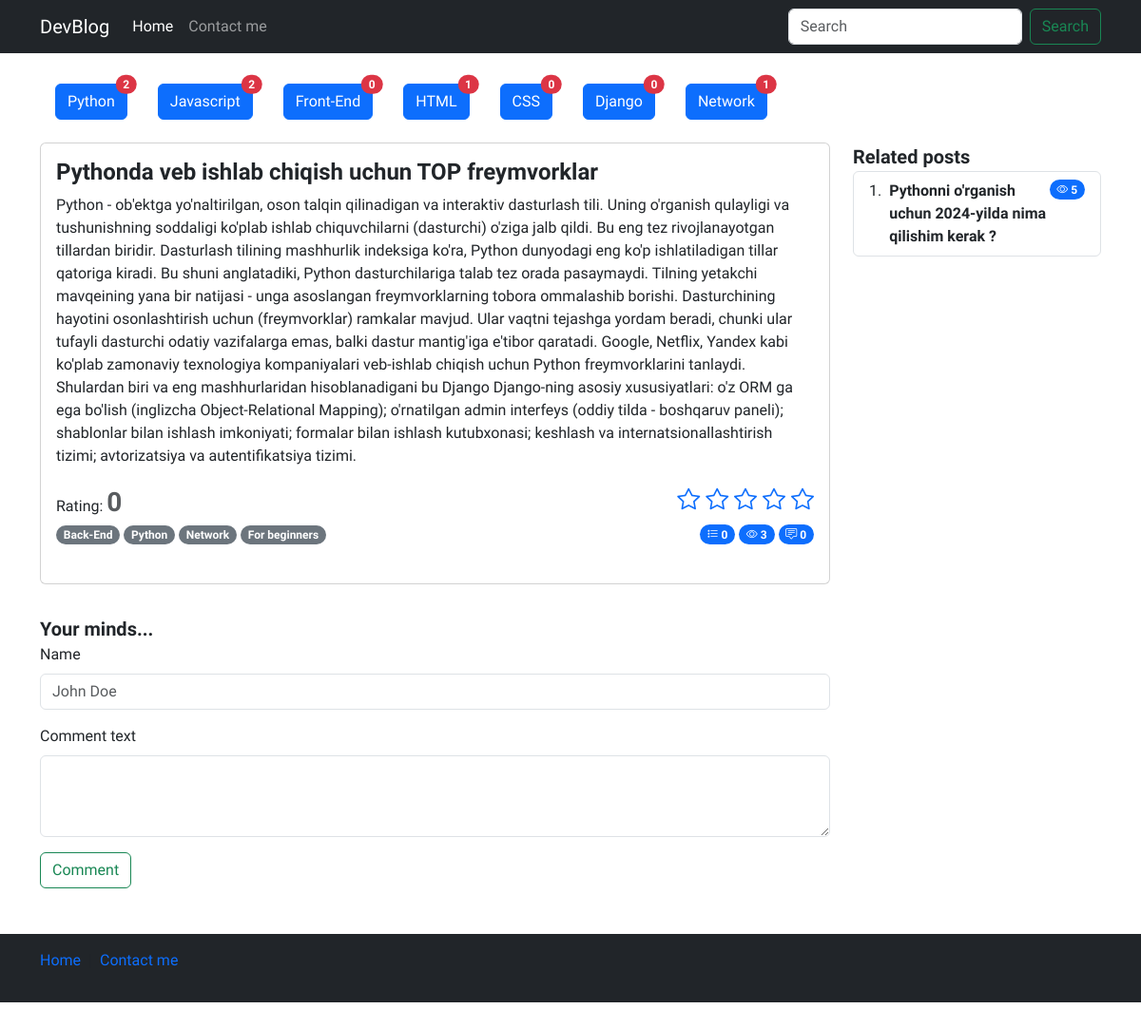
/detail/3, run on the app's committed database.
### blog/models.py (models this page shows, shortened)
class Category(models.Model):
    name = models.CharField(verbose_name="Category name",max_length=250)
    slug = models.SlugField(max_length=250, unique=True)

class Post(models.Model):
    title = models.CharField(verbose_name="Post title",max_length=550)
    body = models.TextField(verbose_name="Post body")
    author = models.CharField(verbose_name="Post author",default="Admin",max_length=100)
    category = models.ForeignKey(Category, on_delete=models.PROTECT,related_name='posts')
    tag = models.ManyToManyField(Tag)
    views = models.PositiveIntegerField(default=0)
    publish_date = models.DateTimeField(verbose_name="Published time",auto_now_add=True)
    published = models.BooleanField(default=True)
    on_top = models.BooleanField(default=False)
    def get_avg_rating(self):
        sum_ratings = sum([int(i.value) for i in self.ratings.all()])
        try:
            return round(sum_ratings / self.ratings.all().count(),2)
        except Exception as e:
            return 0

class Tag(models.Model):
    name = models.CharField(verbose_name="Tag name",max_length=250)
    slug = models.SlugField(max_length=250, unique=True)

### blog/views.py (the view, shortened to what this page needs)
# urls.py: path('detail/<post_id>', views.detail, name='detail'),
def detail(request, post_id):
    categories = Category.objects.all()
    post = Post.objects.get(id=post_id)
    category = Category.objects.get(id=post.category.id)
    related_posts = Post.objects.filter(category=category).exclude(id__in=[0,post.id]).order_by("?")
    request.session.modified = True
    if post.id in check_read_articles(request):
        pass
    else:
        check_read_articles(request).append(post.id)
        post.views += 1
        post.save()
    return render(request,"detail.html", context={
        "post":post,
        "categories":categories,
        "related_posts":related_posts})

### blog/utils.py (called while the page is built)
def check_read_articles(request):
    try:
        read_articles = request.session["read_articles"]
    except:
        request.session["read_articles"] = []
        read_articles = request.session.get("read_articles")
    return read_articles

### templates/detail.html (shortened to what this page needs)
{% load static %}
<!doctype html>
<html lang="en">
<head>
    <link rel="stylesheet" href="{% static 'css/style.css' %}">
    <link rel="stylesheet" href="https://cdn.jsdelivr.net/npm/bootstrap-icons@1.11.3/font/bootstrap-icons.min.css">
    <link href="https://cdn.jsdelivr.net/npm/bootstrap@5.3.2/dist/css/bootstrap.min.css" rel="stylesheet"
 />
</head>
<body>
    <header>
        <nav class="navbar navbar-expand-md navbar-dark bg-dark mb-4">
            <div class="container">
                <a class="navbar-brand" href="/">DevBlog</a>
                <div class="collapse navbar-collapse" id="navbarCollapse">
                    <ul class="navbar-nav me-auto mb-2 mb-md-0">
                        <li class="nav-item">
                            <a class="nav-link active" aria-current="page" href="#">Home</a>
                        </li>
                        <li class="nav-item">
                            <a class="nav-link" href="#">Contact me</a>
                        </li>
                    </ul>
                    <form class="d-flex" role="search">
                        <input class="form-control me-2" type="search" placeholder="Search" aria-label="Search"
                            control-id="ControlID-1">
                        <button class="btn btn-outline-success" type="submit" control-id="ControlID-2">Search</button>
                    </form>
                </div>
            </div>
        </nav>
    </header>
    <main>
        <section>
            <div class="container-md">
                <div class="d-flex flex-wrap my-3">
                    {% for cat in categories %}
                      <div class="d-flex flex-wrap mx-3 my-2">
                        <a href="{% url 'blog:category_list' cat.slug %}" class="btn btn-primary position-relative">
                            {{ cat.name }}
                            <span
                                class="position-absolute top-0 start-100 translate-middle badge rounded-pill bg-danger">
                                {{cat.posts.all.count}}
                            </span>
                        </a>
                      </div>
                    {% endfor %}
                  </div>
            </div>
            <div class="container-md">
                <div class="row">
                    <div class="col-sm-12 col-md-12 col-lg-9">
                        <div class="card  mb-3">
                            <div class="card-body">
                                <div class="content">
                                    <h4 class="card-title fw-bold">{{post.title}}</h4>
                                    <p class="card-text">
                                        {{post.body}}
                                    </p>
                                    <div class="d-flex justify-content-between flex-wrap">
                                        <div class="post-rating">
                                            <span>Rating:</span>
                                            <span class="fs-3 fw-bold text-muted">
                                                {{post.get_avg_rating}}
                                            </span>
                                        </div>
                                        <div class="post-set-rating">
                                            <p class="card-text fs-4">
                                                <a href="{% url 'blog:set_rating' 1 post.id %}"><i class="bi bi-star"></i></a>
                                                <a href="{% url 'blog:set_rating' 2 post.id %}"><i class="bi bi-star"></i></a>
                                                <a href="{% url 'blog:set_rating' 3 post.id %}"><i class="bi bi-star"></i></a>
                                                <a href="{% url 'blog:set_rating' 4 post.id %}"><i class="bi bi-star"></i></a>
                                                <a href="{% url 'blog:set_rating' 5 post.id %}"><i class="bi bi-star"></i></a>
                                            </p>
                                        </div>
                                    </div>
                                    <div class="d-flex justify-content-between flex-wrap">
                                        <div class="categories">
                                            {% for tag in post.tag.all %}
                                                <span class="badge rounded-pill text-bg-secondary">{{tag.name}}</span>
                                            {% endfor %}
                                        </div>
                                        <div class="action">
                                            <span class="badge bg-primary rounded-pill">
                                                <i class="bi bi-list-stars"></i>
                                                {{post.ratings.all.count}}
                                            </span>
                                            <span class="badge bg-primary rounded-pill">
                                                <i class="bi bi-eye"></i>
                                                {{post.views}}
                                            </span>
                                            <span class="badge bg-primary rounded-pill">
                                                <i class="bi bi-chat-square-text"></i>
                                                {{post.comments.all.count}}
                                            </span>
                                        </div>
                                    </div>
                                    <br>
                                </div>
                            </div>
                        </div>
                        <div class="comments">
                            <div class="row gap-3">
                                <div class="col-sm-12">
                                    <span class="fs-5 fw-semibold">Your minds...</span>
                                    <form action="" method='POST'>
                                        <div class="mb-3">
                                            <label for="exampleFormControlInput1" class="form-label">Name</label>
                                            <input type="text" name='name' class="form-control" id="exampleFormControlInput1"
                                                placeholder="John Doe" required>
                                        </div>
                                        <div class="mb-3">
                                            <label for="exampleFormControlTextarea1" class="form-label">
                                                Comment text
                                            </label>
                                            <textarea class="form-control" name='comment' id="exampleFormControlTextarea1"
                                                rows="3" required>
                                            </textarea>
                                        </div>
                                        <button type="submit" class="btn btn-outline-success">Comment</button>
                                    </form>
                                </div>
                            </div>
                        </div>
                    </div>
                    <div class="col-sm-none col-md-12 col-lg-3">
                        <span class="fs-5 fw-semibold">Related posts</span>
                        <ol class="list-group list-group-numbered">
                            {% for related_post in related_posts %}
                            <li class="list-group-item d-flex justify-content-between align-items-start">
                                <div class="ms-2 me-auto">
                                    <div class="fw-bold">{{related_post.title}}</div>
                                </div>
                                <span class="badge bg-primary rounded-pill">
                                    <i class="bi bi-eye"></i>
                                    {{related_post.views}}
                                </span>
                            </li>
                            {% endfor %}
                        </ol>
                    </div>
                </div>
            </div>
        </section>
    </main>
    <footer class="footer mt-auto text-white-50 bg-dark">
        <div class="container">
            <div class="row my-5">
                <div class="col-12">
                    <nav style="--bs-breadcrumb-divider: '|';" aria-label="breadcrumb" class="py-3">
                        <ol class="breadcrumb">
                            <li class="breadcrumb-item"><a href="/" class="text-decoration-none">Home</a></li>
                            <li class="breadcrumb-item " aria-current="page">
                                <a href="#" class="text-decoration-none">Contact me</a>
                            </li>
                        </ol>
                    </nav>
                </div>
            </div>
        </div>
    </footer>
</body>
</html>

### staticfiles/css/style.css (style rules this page uses)
* { font-family: 'Onest', sans-serif !important; }

### data on the page
Category: name "Python", posts.all.count "2"
Category: name "Javascript", posts.all.count "2"
Category: name "Front-End", posts.all.count "0"
Category: name "HTML", posts.all.count "1"
Category: name "CSS", posts.all.count "0"
Category: name "Django", posts.all.count "0"
Category: name "Network", posts.all.count "1"
Post: title "Pythonda veb ishlab chiqish uchun TOP freymvorklar", body "Python - ob'ektga yo'naltirilgan, oson talqin qilinadigan va interaktiv dasturlash tili. Uning o'rganish qulayligi va tushunishning soddaligi ko'plab ishlab chiquvchilarni (dasturchi) o'ziga jalb qildi. Bu eng tez rivojlanayotgan tillardan biridir. Dasturlash tilining mashhurlik indeksiga ko'ra, Python dunyodagi eng ko'p ishlatiladigan tillar qatoriga kiradi. Bu shuni anglatadiki, Python dasturchilariga talab tez orada pasaymaydi. Tilning yetakchi mavqeining yana bir natijasi - unga asoslangan freymvorklarning tobora ommalashib borishi. Dasturchining hayotini osonlashtirish uchun (freymvorklar) ramkalar mavjud. Ular vaqtni tejashga yordam beradi, chunki ular tufayli dasturchi odatiy…", get_avg_rating "0", ratings.all.count "0", views "3", comments.all.count "0"
Tag: name "Back-End"
Tag: name "Python"
Tag: name "Network"
Tag: name "For beginners"
Post: title "Pythonni o'rganish uchun 2024-yilda nima qilishim kerak ?", views "5"
